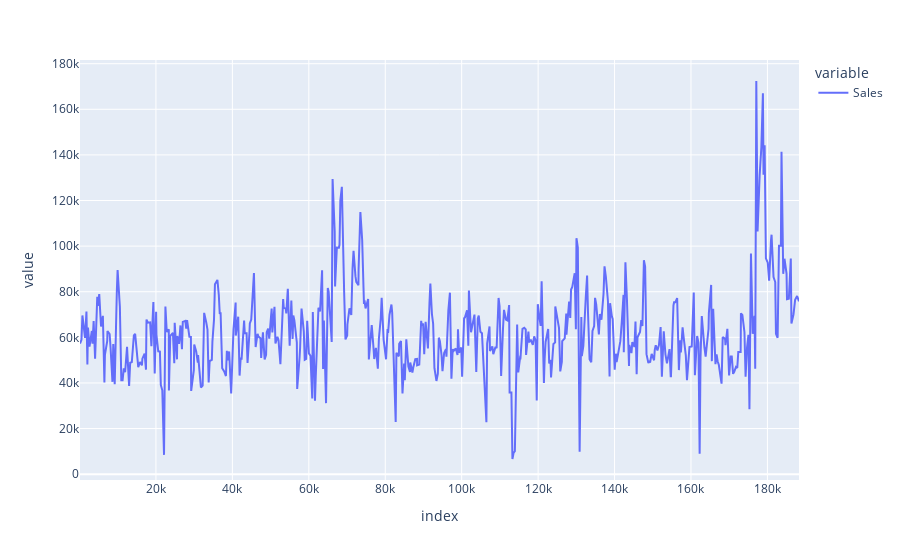

Notebook cell for this chart:
### Code cell
df[df["Store_id"]==3].sort_values("Date")["Sales"].plot()

### Figure 1 — Plotly figure (JSON) as saved in the notebook; plotly's stock layout.template omitted (floating-point values rounded to 4 significant figures; data arrays with more than 128 entries replaced by an {"elided": "..."} marker saying what was removed)
{"data": [{"hovertemplate": "variable=Sales<br>index=%{x}<br>value=%{y}<extra></extra>", "legendgroup": "Sales", "line": {"color": "#636efa", "dash": "solid"}, "marker": {"symbol": "circle"}, "mode": "lines", "name": "Sales", "orientation": "v", "showlegend": true, "type": "scatter", "x": {"elided": "516 int values"}, "xaxis": "x", "y": {"elided": "516 float values"}, "yaxis": "y"}], "layout": {"legend": {"title": {"text": "variable"}, "tracegroupgap": 0}, "margin": {"t": 60}, "xaxis": {"anchor": "y", "domain": [0, 1], "title": {"text": "index"}}, "yaxis": {"anchor": "x", "domain": [0, 1], "title": {"text": "value"}}}}
